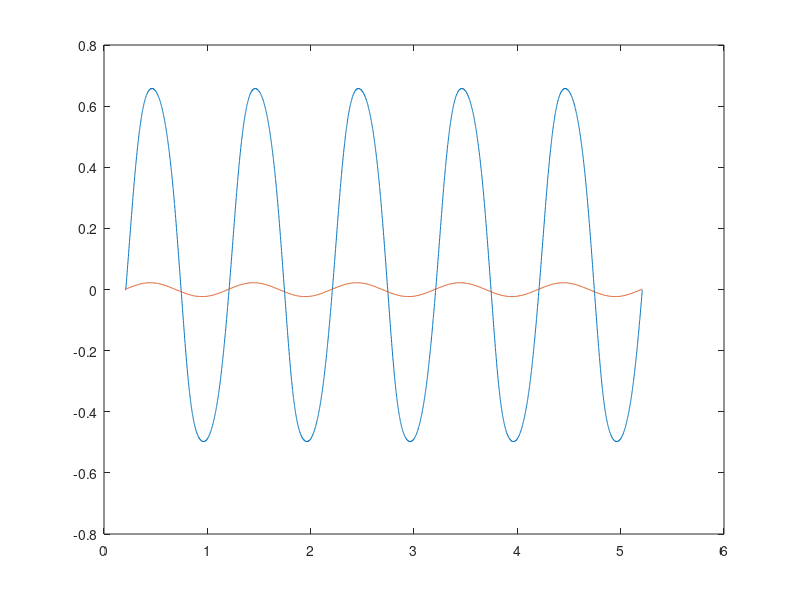

Write MATLAB code to recreate this figure. (Note: this script raises an error after producing the figure.)
clc; clear;
data = load("exp1_028.mat");
time = data.exp1_028.X.Data;
Ts_arr = diff(time);
mean_diff = mean(Ts_arr);
std_diff = std(Ts_arr);
Ts = mean_diff;

inp_lvdt = data.exp1_028.Y(1).Data; % Amplifier out
out_lvdt = data.exp1_028.Y(2).Data; % LVDT Out
inp_ampf = data.exp1_028.Y(3).Data; % Inp to amplifier

zero_crossings = find(diff(sign(out_lvdt)) ~= 0);
start_index = zero_crossings(1);
end_index = zero_crossings(14);


inp_lvdt_trimmed = inp_lvdt(start_index:end_index);
out_lvdt_trimmed = out_lvdt(start_index:end_index);
time_trimmed = time(start_index:end_index);
plot(time_trimmed, out_lvdt_trimmed, time_trimmed, inp_lvdt_trimmed)

meas = iddata(out_lvdt_trimmed', inp_lvdt_trimmed', Ts);

sys = tfest(meas,2,0);
sys